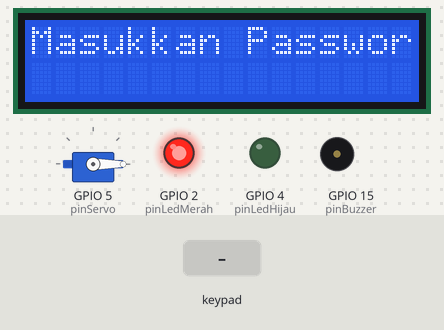
A sketch run on a simulated ESP32. Shown: servo, 16×2 character LCD, output pins drawn as LEDs (lit = HIGH), buzzer (waves = sounding). The inputs (shaded band) are chosen by the test bench. WiFi joins after 1.5 s; servers stay silent unless stated; what the sketch prints to the serial monitor is not drawn.

Above: at 4.7 s.
4.8 s: keypad keys 1 3 1 2 1 4 2 7 # pressed 0.4 s apart
At 8.4 s:
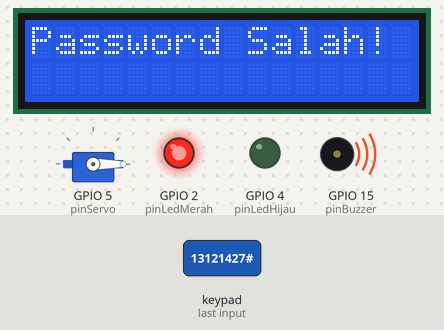
9.9 s: keypad keys 1 2 3 4 # pressed 0.4 s apart
At 13.1 s:
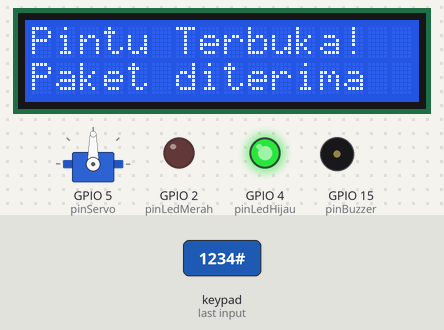
13.4 s: key '*' pressed
At 14.5 s:
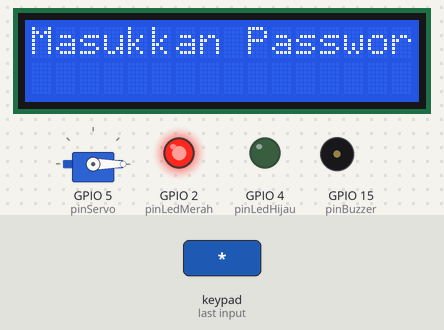
15.1 s: keypad keys 1 1 2 2 3 3 # pressed 0.4 s apart
At 16.7 s:
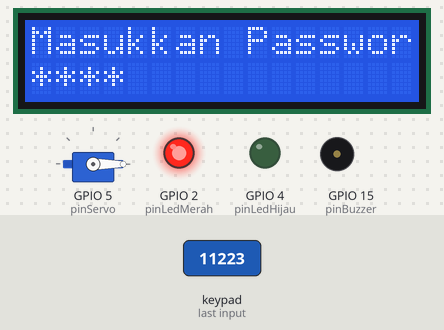
Timing chart, 0 to 39.0 s (numbered marks = the images above; inputs shaded):
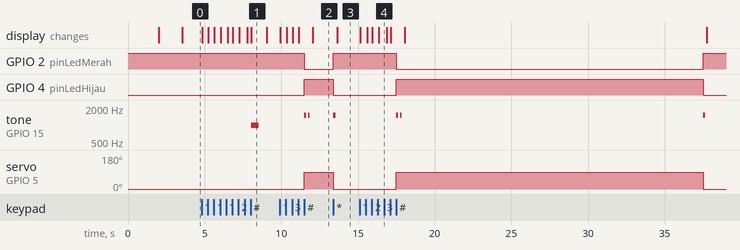

The sketch:

sketch.ino
```cpp
#include <Wire.h>
#include <LiquidCrystal_I2C.h>
#include <Keypad.h>
#include <ESP32Servo.h>
#include <WiFi.h>
#include <WiFiClientSecure.h>
#include <UniversalTelegramBot.h>
#include <ArduinoJson.h>

// ================== KONFIGURASI WIFI & TELEGRAM ==================
#define WIFI_SSID "Wokwi-GUEST"
#define WIFI_PASSWORD ""
#define BOT_TOKEN "8607033053:AAH7uiJWaksgINgBARCIZHaGtoAfQMarsHU"
#define OWNER_CHAT_ID "7913136331"

WiFiClientSecure secured_client;
UniversalTelegramBot bot(BOT_TOKEN, secured_client);
bool wifiConnected = false;
unsigned long botLastTime = 0;
const unsigned long BOT_SCAN_INTERVAL = 1000; // cek pesan setiap 1 detik

// ================== LCD ==================
LiquidCrystal_I2C lcd(0x27, 16, 2);

// ================== KEYPAD ==================
const byte ROWS = 4;
const byte COLS = 4;
char keys[ROWS][COLS] = {
  {'1','2','3','A'},
  {'4','5','6','B'},
  {'7','8','9','C'},
  {'*','0','#','D'}
};
byte rowPins[ROWS] = {13, 12, 14, 27};
byte colPins[COLS] = {26, 25, 33, 32};
Keypad keypad = Keypad(makeKeymap(keys), rowPins, colPins, ROWS, COLS);

// ================== PIN ==================
const int pinLedMerah = 2;
const int pinLedHijau = 4;
const int pinBuzzer   = 15;
const int pinServo    = 5;

Servo servo;

// ================== PASSWORD ==================
const String password_kurir   = "1234";
const String password_pemilik = "112233";

// ================== STATUS ==================
String inputPassword = "";
bool pintuTerbuka = false;
unsigned long waktuBuka = 0;
const unsigned long DURASI_BUKA = 20000; // 20 detik

// ================== COUNTER PAKET ==================
unsigned int paketHariIni = 0;
unsigned long lastReset = 0;
const unsigned long RESET_INTERVAL = 500000; // 1 menit demo

// ============== PROTOTYPE ==============
void tampilkanInput();
void verifikasiPassword();
void bukaPintu();
void tutupPintu();
void kirimNotifTelegram(String pesan);
void handleNewMessages(int numNewMessages);

void setup() {
  Serial.begin(115200);
  pinMode(pinLedMerah, OUTPUT);
  pinMode(pinLedHijau, OUTPUT);
  pinMode(pinBuzzer, OUTPUT);

  digitalWrite(pinLedMerah, HIGH);
  digitalWrite(pinLedHijau, LOW);
  noTone(pinBuzzer);

  servo.attach(pinServo);
  servo.write(0);

  lcd.init();
  lcd.backlight();
  lcd.setCursor(0,0); lcd.print("Smart Box Paket");
  lcd.setCursor(0,1); lcd.print("Connect WiFi...");

  // Coba konek WiFi
  WiFi.begin(WIFI_SSID, WIFI_PASSWORD);
  unsigned long startAttempt = millis();
  while (WiFi.status() != WL_CONNECTED && millis() - startAttempt < 8000) {
    delay(200);
    Serial.print(".");
  }
  if (WiFi.status() == WL_CONNECTED) {
    wifiConnected = true;
    Serial.println("\nWiFi connected");
    Serial.print("IP: "); Serial.println(WiFi.localIP());
    secured_client.setCACert(TELEGRAM_CERTIFICATE_ROOT); // Penting untuk koneksi aman
    bot.sendMessage(OWNER_CHAT_ID, "🚀 Smart Box Paket online. Siap digunakan.", "");
    lcd.setCursor(0,1); lcd.print("WiFi OK          ");
  } else {
    wifiConnected = false;
    Serial.println("\nWiFi GAGAL. Mode offline.");
    lcd.setCursor(0,1); lcd.print("Offline Mode     ");
  }
  delay(1500);
  lastReset = millis();
  tampilkanInput();
}

void loop() {
  // --- Reset counter bila waktunya ---
  if (millis() - lastReset >= RESET_INTERVAL) {
    paketHariIni = 0;
    lastReset = millis();
    Serial.println("[LOG] Counter harian direset.");
    if (wifiConnected) bot.sendMessage(OWNER_CHAT_ID, "📅 Counter direset.", "");
  }

  // --- Polling pesan Telegram ---
  if (wifiConnected && (millis() - botLastTime >= BOT_SCAN_INTERVAL)) {
    int numNew = bot.getUpdates(bot.last_message_received + 1);
    while (numNew) {
      Serial.println("Pesan baru: " + String(numNew));
      handleNewMessages(numNew);
      numNew = bot.getUpdates(bot.last_message_received + 1);
    }
    botLastTime = millis();
  }

  // --- Perintah dari Serial Monitor (simulasi remote) ---
  if (Serial.available()) {
    String cmd = Serial.readStringUntil('\n');
    cmd.trim();
    if (cmd == "help") {
      Serial.println("Perintah: buka:<password> | status | /log");
    } else if (cmd.startsWith("buka:")) {
      String pass = cmd.substring(5);
      if (pass == password_pemilik && !pintuTerbuka) {
        bukaPintu();
        Serial.println("[OK] Pintu dibuka (remote)");
      } else if (pintuTerbuka) {
        Serial.println("[INFO] Pintu sudah terbuka");
      } else {
        Serial.println("[ERROR] Password salah");
      }
    } else if (cmd == "status") {
      Serial.println("Status: " + String(pintuTerbuka ? "TERBUKA" : "TERKUNCI"));
    } else if (cmd == "/log") {
      Serial.println("[LOG] Paket hari ini: " + String(paketHariIni));
    } else {
      // Anggap simulasi perintah Telegram
      String text = cmd;
      text.toLowerCase();
      if (text == "/start") Serial.println("Bot siap.");
      else if (text == "/status") Serial.println("Status: " + String(pintuTerbuka ? "TERBUKA" : "TERKUNCI"));
      else if (text == "/log") Serial.println("[LOG] Paket hari ini: " + String(paketHariIni));
      else if (text.startsWith("/buka")) {
        int sp = text.indexOf(' ');
        if (sp != -1) {
          String p = text.substring(sp+1);
          if (p == password_pemilik && !pintuTerbuka) { bukaPintu(); Serial.println("✅ Dibuka."); }
          else Serial.println("❌ Gagal.");
        }
      }
    }
  }

  // --- Keypad ---
  char key = keypad.getKey();
  if (key) {
    Serial.print("Key: '"); Serial.print(key); Serial.println("'");

    if (pintuTerbuka) {
      // Saat pintu terbuka, hanya '*' yang diterima untuk menutup paksa
      if (key == '*') {
        Serial.println("Tutup paksa via *");
        tutupPintu();
      }
      // Abaikan semua tombol lain
    } else {
      // Saat pintu terkunci
      if (key == '#') {
        verifikasiPassword();
      } else if (key == '*') {
        inputPassword = "";
        tampilkanInput();
      } else if (key >= '0' && key <= '9') {
        inputPassword += key;
        tampilkanInput();
      }
    }
  }

  // --- Timer tutup otomatis ---
  if (pintuTerbuka && (millis() - waktuBuka >= DURASI_BUKA)) {
    tutupPintu();
  }
}

void tampilkanInput() {
  lcd.clear();
  lcd.setCursor(0,0); lcd.print("Masukkan Password");
  lcd.setCursor(0,1);
  for (int i=0; i<inputPassword.length(); i++) lcd.print("*");
  lcd.print("                ");
}

void verifikasiPassword() {
  if (inputPassword == password_kurir || inputPassword == password_pemilik) {
    bukaPintu();
    inputPassword = "";
  } else {
    digitalWrite(pinLedMerah, HIGH);
    digitalWrite(pinLedHijau, LOW);
    lcd.clear(); lcd.setCursor(0,0); lcd.print("Password Salah!");
    tone(pinBuzzer, 1000, 500);
    delay(1000);
    noTone(pinBuzzer);
    inputPassword = "";
    tampilkanInput();
  }
}

void bukaPintu() {
  if (pintuTerbuka) return;
  pintuTerbuka = true;
  waktuBuka = millis();
  paketHariIni++;

  digitalWrite(pinLedMerah, LOW);
  digitalWrite(pinLedHijau, HIGH);
  servo.write(90);

  // Bunyi 2x pendek
  for (int i=0; i<2; i++) {
    tone(pinBuzzer, 1500, 100);
    delay(150);
    noTone(pinBuzzer);
    delay(100);
  }

  lcd.clear();
  lcd.setCursor(0,0); lcd.print("Pintu Terbuka!");
  lcd.setCursor(0,1); lcd.print("Paket diterima");

  kirimNotifTelegram("Ada paket Boss");
}

void tutupPintu() {
  if (!pintuTerbuka) return;
  pintuTerbuka = false;
  servo.write(0);
  digitalWrite(pinLedMerah, HIGH);
  digitalWrite(pinLedHijau, LOW);

  tone(pinBuzzer, 1500, 150);
  delay(200);
  noTone(pinBuzzer);

  lcd.clear();
  tampilkanInput();

  kirimNotifTelegram("Paket Sudah di terima");
}

void kirimNotifTelegram(String pesan) {
  if (wifiConnected) {
    bot.sendMessage(OWNER_CHAT_ID, pesan, "");
  } else {
    Serial.println("[NOTIF_TELEGRAM] " + pesan);
  }
}

void handleNewMessages(int numNewMessages) {
  for (int i = 0; i < numNewMessages; i++) {
    String chat_id = bot.messages[i].chat_id;
    String text = bot.messages[i].text;
    text.toLowerCase();

    if (chat_id != OWNER_CHAT_ID) {
      bot.sendMessage(chat_id, "⛔ Akses ditolak.", "");
      continue;
    }

    if (text == "/start") {
      bot.sendMessage(chat_id, "Halo Pemilik! Gunakan:\n/buka [password] – buka pintu\n/status – cek pintu\n/log – lihat jumlah paket", "");
    } else if (text == "/status") {
      bot.sendMessage(chat_id, "Status pintu: " + String(pintuTerbuka ? "TERBUKA" : "TERKUNCI"), "");
    } else if (text == "/log") {
      bot.sendMessage(chat_id, "📦 Paket hari ini: " + String(paketHariIni), "");
    } else if (text.startsWith("/buka")) {
      int spasi = text.indexOf(' ');
      if (spasi != -1) {
        String pass = text.substring(spasi + 1);
        pass.trim();
        if (pass == password_pemilik) {
          if (!pintuTerbuka) {
            bukaPintu();
            bot.sendMessage(chat_id, "✅ Pintu dibuka.", "");
          } else {
            bot.sendMessage(chat_id, "⚠️ Pintu sudah terbuka.", "");
          }
        } else {
          bot.sendMessage(chat_id, "❌ Password salah.", "");
        }
      } else {
        bot.sendMessage(chat_id, "Format: /buka [password]", "");
      }
    } else {
      bot.sendMessage(chat_id, "Perintah tidak dikenal. /start untuk bantuan.", "");
    }
  }
}
```

Measured:
- after the input at 4.8 s, tone on GPIO 15 (pinBuzzer): silent → 1000 Hz after 3.2 s, → silent 0.50 s later; the display: first changes at once (image 1 shows a later state)
- after the input at 9.9 s, GPIO 2 (pinLedMerah): HIGH → LOW after 1.6 s; GPIO 4 (pinLedHijau): LOW → HIGH after 1.6 s
- after the input at 13.4 s, GPIO 2 (pinLedMerah): LOW → HIGH at once; GPIO 4 (pinLedHijau): HIGH → LOW at once; tone on GPIO 15 (pinBuzzer): silent → 1500 Hz at once, → silent 0.15 s later; servo on GPIO 5 (pinServo): 90° → 0° at once; the display: changes after 0.24 s (image 3)
- after the input at 15.1 s, GPIO 2 (pinLedMerah): HIGH → LOW after 2.4 s, → HIGH 20.0 s later; GPIO 4 (pinLedHijau): LOW → HIGH after 2.4 s, → LOW 20.0 s later
- what the display in image 1 shows lasts 1.1 s, from 8.0 s to 9.1 s
